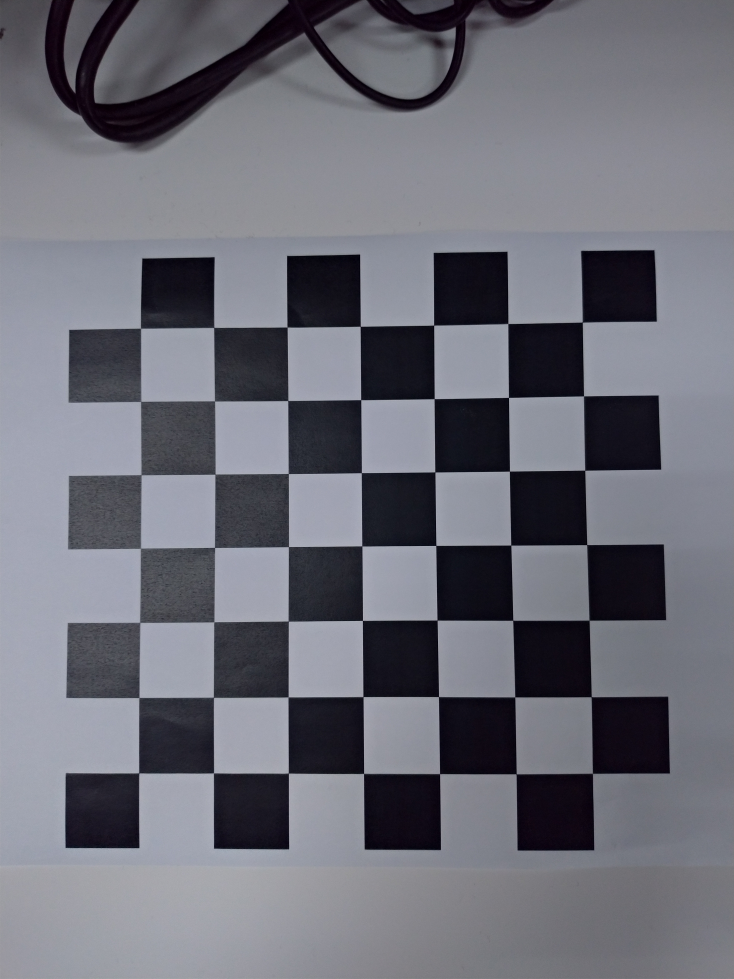
#> input picture HW1/data/0000.jpg, 2936 x 3916 px (shown at 1/4 size); its folder holds 4 pictures in this run
$ python camera_calibration.py
#> lines starting #> are read from the running program, lines starting #| are printed output that depends on the picture
### HW1/camera_calibration_show_extrinsics.py
from mpl_toolkits.mplot3d import Axes3D
import matplotlib.pyplot as plt
import numpy as np
from matplotlib import cm
from numpy import linspace
import argparse
import cv2 as cv

def inverse_homogeneoux_matrix(M):
    R = M[0:3, 0:3]
    T = M[0:3, 3]
    M_inv = np.identity(4)
    M_inv[0:3, 0:3] = R.T
    M_inv[0:3, 3] = -(R.T).dot(T)

    return M_inv

def transform_to_matplotlib_frame(cMo, X, inverse=False):
    M = np.identity(4)
    M[1,1] = 0
    M[1,2] = 1
    M[2,1] = -1
    M[2,2] = 0

    if inverse:
        return M.dot(inverse_homogeneoux_matrix(cMo).dot(X))
    else:
        return M.dot(cMo.dot(X))

def create_camera_model(camera_matrix, width, height, scale_focal, draw_frame_axis=False):
    fx = camera_matrix[0,0]
    fy = camera_matrix[1,1]
    focal = 2 / (fx + fy)
    f_scale = scale_focal * focal

    # draw image plane
    X_img_plane = np.ones((4,5))
    X_img_plane[0:3,0] = [-width, height, f_scale]
    X_img_plane[0:3,1] = [width, height, f_scale]
    X_img_plane[0:3,2] = [width, -height, f_scale]
    X_img_plane[0:3,3] = [-width, -height, f_scale]
    X_img_plane[0:3,4] = [-width, height, f_scale]

    # draw triangle above the image plane
    X_triangle = np.ones((4,3))
    X_triangle[0:3,0] = [-width, -height, f_scale]
    X_triangle[0:3,1] = [0, -2*height, f_scale]
    X_triangle[0:3,2] = [width, -height, f_scale]

    # draw camera
    X_center1 = np.ones((4,2))
    X_center1[0:3,0] = [0, 0, 0]
    X_center1[0:3,1] = [-width, height, f_scale]

    X_center2 = np.ones((4,2))
    X_center2[0:3,0] = [0, 0, 0]
    X_center2[0:3,1] = [width, height, f_scale]

    X_center3 = np.ones((4,2))
    X_center3[0:3,0] = [0, 0, 0]
    X_center3[0:3,1] = [width, -height, f_scale]

    X_center4 = np.ones((4,2))
    X_center4[0:3,0] = [0, 0, 0]
    X_center4[0:3,1] = [-width, -height, f_scale]

    # draw camera frame axis
    X_frame1 = np.ones((4,2))
    X_frame1[0:3,0] = [0, 0, 0]
    X_frame1[0:3,1] = [f_scale/2, 0, 0]

    X_frame2 = np.ones((4,2))
    X_frame2[0:3,0] = [0, 0, 0]
    X_frame2[0:3,1] = [0, f_scale/2, 0]

    X_frame3 = np.ones((4,2))
    X_frame3[0:3,0] = [0, 0, 0]
    X_frame3[0:3,1] = [0, 0, f_scale/2]

    if draw_frame_axis:
        return [X_img_plane, X_triangle, X_center1, X_center2, X_center3, X_center4, X_frame1, X_frame2, X_frame3]
    else:
        return [X_img_plane, X_triangle, X_center1, X_center2, X_center3, X_center4]

def create_board_model(extrinsics, board_width, board_height, square_size, draw_frame_axis=False):
    width = board_width*square_size
    height = board_height*square_size

    # draw calibration board
    X_board = np.ones((4,5))
    #X_board_cam = np.ones((extrinsics.shape[0],4,5))
    X_board[0:3,0] = [0,0,0]
    X_board[0:3,1] = [width,0,0]
    X_board[0:3,2] = [width,height,0]
    X_board[0:3,3] = [0,height,0]
    X_board[0:3,4] = [0,0,0]

    # draw board frame axis
    X_frame1 = np.ones((4,2))
    X_frame1[0:3,0] = [0, 0, 0]
    X_frame1[0:3,1] = [height/2, 0, 0]

    X_frame2 = np.ones((4,2))
    X_frame2[0:3,0] = [0, 0, 0]
    X_frame2[0:3,1] = [0, height/2, 0]

    X_frame3 = np.ones((4,2))
    X_frame3[0:3,0] = [0, 0, 0]
    X_frame3[0:3,1] = [0, 0, height/2]

    if draw_frame_axis:
        return [X_board, X_frame1, X_frame2, X_frame3]
    else:
        return [X_board]

def draw_camera_boards(ax, camera_matrix, cam_width, cam_height, scale_focal,
                       extrinsics, board_width, board_height, square_size,
                       patternCentric):
    min_values = np.zeros((3,1))
    min_values = np.inf
    max_values = np.zeros((3,1))
    max_values = -np.inf

    if patternCentric:
        X_moving = create_camera_model(camera_matrix, cam_width, cam_height, scale_focal)
        X_static = create_board_model(extrinsics, board_width, board_height, square_size)
    else:
        X_static = create_camera_model(camera_matrix, cam_width, cam_height, scale_focal, True)
        X_moving = create_board_model(extrinsics, board_width, board_height, square_size)

    cm_subsection = linspace(0.0, 1.0, extrinsics.shape[0])
    colors = [ cm.jet(x) for x in cm_subsection ]

    for i in range(len(X_static)):
        X = np.zeros(X_static[i].shape)
        for j in range(X_static[i].shape[1]):
            X[:,j] = transform_to_matplotlib_frame(np.eye(4), X_static[i][:,j])
        ax.plot3D(X[0,:], X[1,:], X[2,:], color='r')
        min_values = np.minimum(min_values, X[0:3,:].min(1))
        max_values = np.maximum(max_values, X[0:3,:].max(1))

    for idx in range(extrinsics.shape[0]):
        cMo = np.eye(4,4)
        if extrinsics.shape[1] == 6:
            R, _ = cv.Rodrigues(extrinsics[idx,0:3])
            T = extrinsics[idx,3:6]
        elif extrinsics.shape[1] == 3 and extrinsics.shape[2] == 4:
            R = extrinsics[idx,0:3,0:3]
            T = extrinsics[idx,0:3,3]
        else:
            print('Error extrinsic matrix size!')

        cMo[0:3,3] = T
        cMo[0:3,0:3] = R
        for i in range(len(X_moving)):
            X = np.zeros(X_moving[i].shape)
            for j in range(X_moving[i].shape[1]):
                X[0:4,j] = transform_to_matplotlib_frame(cMo, X_moving[i][0:4,j], patternCentric)
            ax.plot3D(X[0,:], X[1,:], X[2,:], color=colors[idx])
            min_values = np.minimum(min_values, X[0:3,:].min(1))
            max_values = np.maximum(max_values, X[0:3,:].max(1))

    return min_values, max_values

### HW1/camera_calibration.py
import numpy as np
import cv2
import glob
import matplotlib.pyplot as plt
import camera_calibration_show_extrinsics as show
from scipy.spatial.transform import Rotation as R
from PIL import Image
# prepare object points, like (0,0,0), (1,0,0), (2,0,0) ....,(6,5,0)
# (8,6) is for the given testing images.
# If you use the another data (e.g. pictures you take by your smartphone),
# you need to set the corresponding numbers.
corner_x = 7
corner_y = 7
objp = np.zeros((corner_x*corner_y,3), np.float32)
objp[:,:2] = np.mgrid[0:corner_x, 0:corner_y].T.reshape(-1,2)

# Arrays to store object points and image points from all the images.
objpoints = [] # 3d points in real world space
imgpoints = [] # 2d points in image plane.

# Make a list of calibration images
images = glob.glob('data/*.jpg')

# Step through the list and search for chessboard corners
print('Start finding chessboard corners...')
for idx, fname in enumerate(images):
    img = cv2.imread(fname)
#> img is the input picture: shape (3916, 2936, 3); mean B, G, R 119, 109.5, 108.7
    gray = cv2.cvtColor(img, cv2.COLOR_BGR2GRAY)
    plt.imshow(gray)

    #Find the chessboard corners
    print('find the chessboard corners of',fname)
    ret, corners = cv2.findChessboardCorners(gray, (corner_x,corner_y), None)
#> ret = True; corners = 49 rows, first 8: [2329.3, 1288.7], [2334.3, 1585.9], [2339.3, 1881.6], [2347.6, 2180.1], [2357, 2482.5], [2366.3, 2787.1], [2369.5, 3095.4], [2032, 1296.7]

    # If found, add object points, image points
    if ret == True:
        objpoints.append(objp)
        imgpoints.append(corners)

        # Draw and display the corners
        cv2.drawChessboardCorners(img, (corner_x,corner_y), corners, ret)
        plt.imshow(img)


#######################################################################################################
#                                Homework 1 Camera Calibration                                        #
#               You need to implement camera calibration(02-camera p.76-80) here.                     #
#   DO NOT use the function directly, you need to write your own calibration function from scratch.   #
#                                          H I N T                                                    #
#                        1.Use the points in each images to find Hi                                   #
#                        2.Use Hi to find out the intrinsic matrix K                                  #
#                        3.Find out the extrensics matrix of each images.                             #
#######################################################################################################
print('Camera calibration...')
img_size = img[0].shape
#> img_size = (3916, 3)
rvecs = []
tvecs = []
# You need to comment these functions and write your calibration function from scratch.
# Notice that rvecs is rotation vector, not the rotation matrix, and tvecs is translation vector.
# In practice, you'll derive extrinsics matrixes directly. The shape must be [pts_num,3,4], and use them to plot.
# ret, mtx, dist, rvecs, tvecs = cv2.calibrateCamera(objpoints, imgpoints, img_size, None, None)
# Vr = np.array(rvecs)
# Tr = np.array(tvecs)
# extrinsics = np.concatenate((Vr, Tr), axis=1).reshape(-1,6)
"""
Write your code here
"""

def compute_homography(objpoints, imgpoints):
    # Compute homography matrix
    # objpoints are points in 3D space, imgpoints are 2D points in the image
    A = []

    # Convert object points and image points to 2D
    for i in range(len(objpoints)):
        X, Y = objpoints[i][0], objpoints[i][1]
        u, v = imgpoints[i][0][0], imgpoints[i][0][1]

        # Two corresponding points generate two equations
        A.append([-X, -Y, -1, 0, 0, 0, u*X, u*Y, u])
        A.append([0, 0, 0, -X, -Y, -1, v*X, v*Y, v])

    # Convert A to matrix
    A = np.array(A)

    # Use SVD to solve for A * h = 0
    U, S, Vh = np.linalg.svd(A)

    # The last row of Vh is the solution corresponding to the smallest singular value, which is the h we require
    H = Vh[-1].reshape(3, 3)

    # Normalize H so that H[2,2] = 1
    H = H / H[-1, -1]
    return H

def vij(H, i, j):
    # Calculate Vij for intrinsics parameter calculations
    return np.array([
        H[0, i] * H[0, j],
        H[0, i] * H[1, j] + H[1, i] * H[0, j],
        H[1, i] * H[1, j],
        H[2, i] * H[0, j] + H[0, i] * H[2, j],
        H[2, i] * H[1, j] + H[1, i] * H[2, j],
        H[2, i] * H[2, j]
    ])

# Calculate the intrinsics matrix K
def compute_intrinsics(H_list):
    V = []
    for H in H_list:
        V.append(vij(H, 0, 1))
        V.append(vij(H, 0, 0) - vij(H, 1, 1))

    V = np.array(V)
    _, _, Vh = np.linalg.svd(V)
    b = Vh[-1]
    B11, B12, B22, B13, B23, B33 = b

    B = np.array([[b[0], b[1], b[3]],
                  [b[1], b[2], b[4]],
                  [b[3], b[4], b[5]]])

    """
    method 1: Cholesky decomposition
    """
    # [8 lines of commented-out code are left out]

    """
    method 2: Intrisic Parameters
    """
    cy = (B12 * B13 - B11 * B23) / (B11 * B22 - B12**2)
    lamda = B33 - (B13**2 + cy*(B12*B13 - B11*B23)) / B11
    fx = np.sqrt(lamda / B11)
    fy = np.sqrt(lamda * B11 / (B11 * B22 - B12**2))
    gamma = -B12 * fx**2 * fy / lamda
    cx = (gamma * cy / fy) - (B13 * fx**2 / lamda)

    # Combined intrinsic matrix K
    K = np.array([[fx, gamma, cx],
                  [0,  fy,    cy],
                  [0,  0,     1]])

    return K


def compute_extrinsics(K, H):
    h1 = H[:, 0]
    h2 = H[:, 1]
    h3 = H[:, 2]

    lambda_ = 1/np.linalg.norm(np.dot(np.linalg.inv(K), h1))

    r1 = lambda_*np.dot(np.linalg.inv(K), h1)
    r2 = lambda_*np.dot(np.linalg.inv(K), h2)
    r3 = np.cross(r1, r2)
    r_matrix = np.array([r1, r2, r3]).T

    t = lambda_*np.dot(np.linalg.inv(K), h3)
    r = R.from_matrix(r_matrix).as_rotvec()

    rvecs.append(r)
    tvecs.append(t)

"""
Main function part: Call the above functions step by step to complete camera correction
"""
H_matrices = [compute_homography(objp, imgp) for objp, imgp in zip(objpoints, imgpoints)]
K = compute_intrinsics(H_matrices)

for H in H_matrices:
    compute_extrinsics(K, H)

Vr = np.array(rvecs)
Tr = np.array(tvecs)
extrinsics = np.concatenate((Vr, Tr), axis=1).reshape(-1,6)

# show the camera extrinsics
print('Show the camera extrinsics')
# plot setting
# You can modify it for better visualization
fig = plt.figure(figsize=(10, 10))
ax = fig.add_subplot(projection = '3d')
# ax = fig.gca(projection='3d')
# camera setting
camera_matrix = K
cam_width = 0.064/0.1
cam_height = 0.032/0.1
scale_focal = 1600
# chess board setting
board_width = 8
board_height = 6
square_size = 1
# display
# True -> fix board, moving cameras
# False -> fix camera, moving boards

min_values, max_values = show.draw_camera_boards(ax, camera_matrix, cam_width, cam_height,
                                                scale_focal, extrinsics, board_width,
                                                board_height, square_size, True)

X_min = min_values[0]
X_max = max_values[0]
Y_min = min_values[1]
Y_max = max_values[1]
Z_min = min_values[2]
Z_max = max_values[2]
max_range = np.array([X_max-X_min, Y_max-Y_min, Z_max-Z_min]).max() / 2.0

mid_x = (X_max+X_min) * 0.5
mid_y = (Y_max+Y_min) * 0.5
mid_z = (Z_max+Z_min) * 0.5
ax.set_xlim(mid_x - max_range, mid_x + max_range)
ax.set_ylim(mid_y - max_range, 0)
ax.set_zlim(mid_z - max_range, mid_z + max_range)

ax.set_xlabel('x')
ax.set_ylabel('z')
ax.set_zlabel('-y')
ax.set_title('Extrinsic Parameters Visualization')
plt.show()
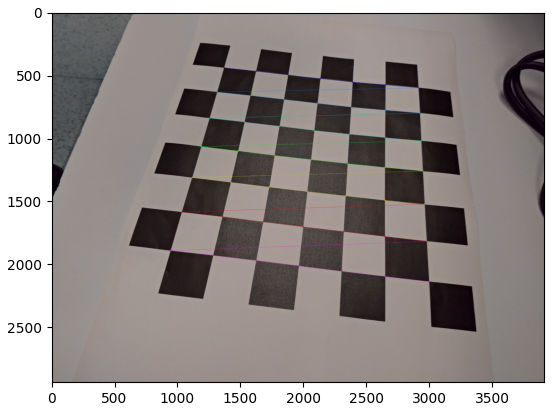
#> figure drawn by matplotlib, 1 panel; B, G, R data is drawn as R, G, B
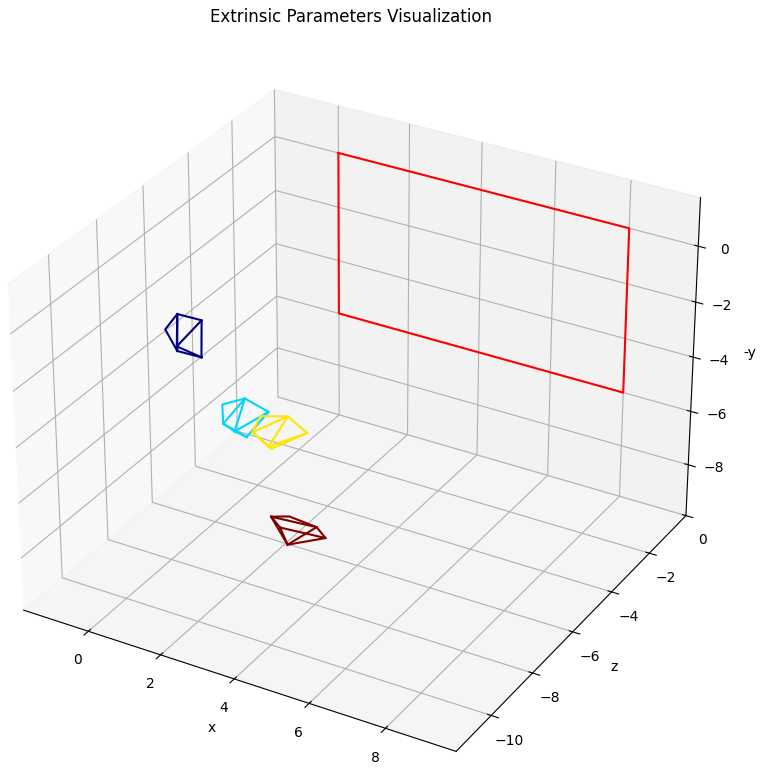
#> figure drawn by matplotlib, 1 panel

#animation for rotating plot
"""
for angle in range(0, 360):
    ax.view_init(30, angle)
    plt.draw()
    plt.pause(.001)
"""
